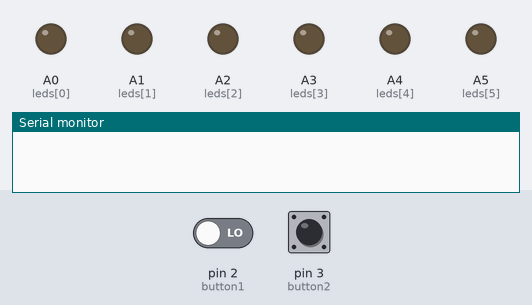
A sketch run on a simulated Arduino Uno, built with avr-gcc and run on an emulated ATmega328P. Shown: output pins drawn as LEDs (lit = HIGH), the last lines printed to the serial monitor. The inputs (shaded band) are chosen by the test bench; at power-on: pin 3 (button2) LOW, pin 2 (button1) LOW. Random numbers use the default seed unless the sketch sets one.

Above: at 1.2 s.
1.3 s: pin 3 (button2) pulled HIGH for 0.15 s
At 1.9 s:
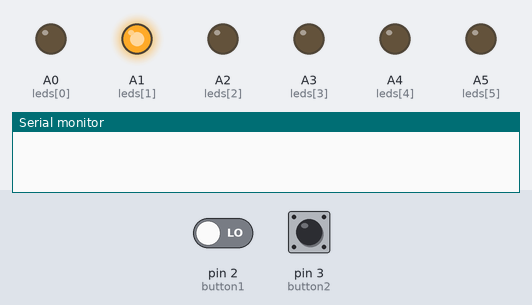
7.5 s: pin 3 (button2) pulled HIGH for 1 s
10.8 s: pin 3 (button2) pulled HIGH for 0.15 s
At 11.5 s:
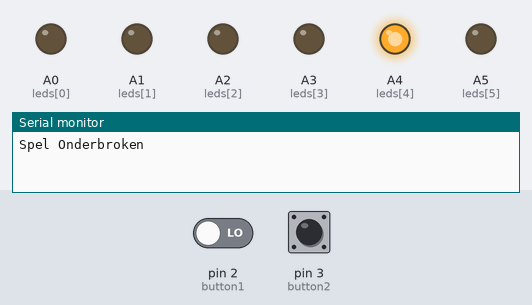
13.9 s: pin 3 (button2) pulled HIGH for 3.2 s
18.6 s: pin 3 (button2) pulled HIGH for 0.15 s
At 19.8 s:
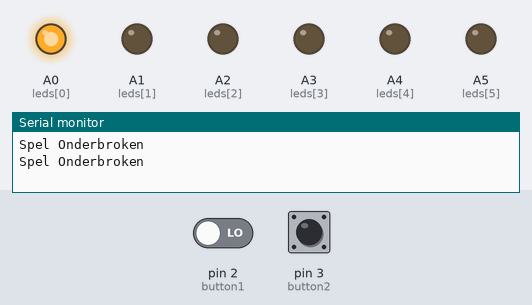
Timing chart, 0 to 48.1 s (numbered marks = the images above; inputs shaded):
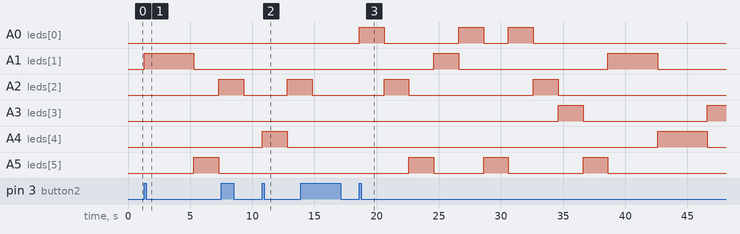

The sketch:

Opdracht4.ino
```cpp
static int leds[] = {A0,A1,A2,A3,A4,A5};
static int button1 = 2;
static int button2 = 3;
int i = 0;
int randomNr = 0;
int moleNumber = 0;
int tries = 0;
int speelSnelheid = 2000;
volatile bool delayComplete = true;
volatile bool newRandomNumber = false;
volatile bool printRand = false;
volatile bool randLight = false;
volatile bool checkAns = false;
volatile bool newRound = false;
volatile bool stopGame = false;
volatile bool reset = false;


void setup() {
  // put your setup code here, to run once:
    for(i=0;i<6;i++){
      pinMode(leds[i], OUTPUT);
    }
    i = 0;

    attachInterrupt(digitalPinToInterrupt(button1), Knop1, RISING);
    attachInterrupt(digitalPinToInterrupt(button2), Start, RISING);

    Serial.begin(9600);
}

void loop() {
  // put your main code here, to run repeatedly:
  if(!delayComplete){
    delay(30);
    delayComplete = true;
  }

  if(reset){
    newRound = false;
    i = 0;
    randomNr = 0;
    moleNumber = 0;
    tries = 0;
    speelSnelheid = 2000;
    delayComplete = true;
    newRandomNumber = false;
    printRand = false;
    randLight = false;
    checkAns = false;
    stopGame = false;
    reset = false;
    Serial.println("Spel Onderbroken");


  }

  if(newRandomNumber){
    randomNr = random(1, 7);
    if(printRand){
        Serial.println(randomNr);
        moleNumber = randomNr;
        printRand = false;
        newRandomNumber = false;
        if(newRound){
          newRandomNumber = true;
          randLight = true;
        }
      }
    if(randLight){
        digitalWrite(leds[randomNr-1], HIGH);
        delay(speelSnelheid);
        digitalWrite(leds[randomNr-1], LOW);
        if(checkAns){
          if(moleNumber == randomNr){
            Serial.println("Raak!!");
            Serial.print("Geraakt in ");
            Serial.print(tries);
            Serial.println(" pogingen!");
            tries = 0;
            speelSnelheid = speelSnelheid*0.8;
            checkAns = false;

            newRandomNumber = true;
            printRand = true;
            newRound = true;
          }
          else{
            Serial.println("Fout gemikt");
            tries++;
            checkAns = false;
          }
        }
      }
  }
}

void Knop1(){
    if(randLight){
      checkAns = true;
    }
    else{
      newRandomNumber = true;
      printRand = true;
    }
}

void Start(){
  if(!stopGame){
    newRandomNumber = true;
    randLight = true;
    stopGame = true;
  }
  else{
    reset = true;
   }
}
```

Measured:
- after the input at 1.3 s, A1 (leds[1]): LOW → HIGH at once, → LOW 4.0 s later; A2 (leds[2]): LOW → HIGH after 6.0 s; A5 (leds[5]): LOW → HIGH after 4.0 s, → LOW 2.0 s later
- after the input at 10.8 s, A2 (leds[2]): LOW → HIGH after 2.0 s; A4 (leds[4]): LOW → HIGH at once, → LOW 2.0 s later
- after the input at 18.6 s, A0 (leds[0]): goes HIGH 2.0 s, LOW 6.0 s, HIGH 2.0 s, LOW 2.0 s, HIGH 2.0 s, then LOW, starting at once; A1 (leds[1]): LOW → HIGH after 6.0 s, → LOW 2.0 s later, → HIGH 12.0 s later, → LOW 4.0 s later
